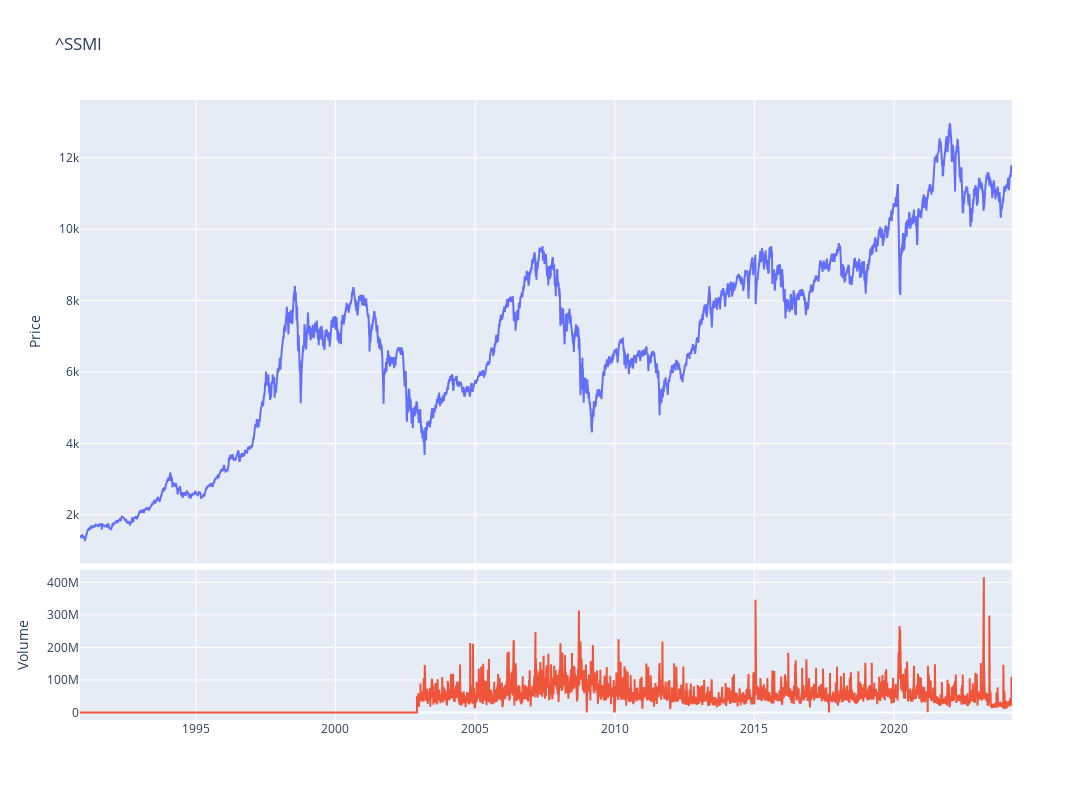

Write notebook code for a chart like this one.
### Code cell
fig = make_subplots(rows=4, cols=1,shared_xaxes=True,vertical_spacing=0.01,specs=[[{'rowspan':3,'colspan':1}],[None],[None],[{'rowspan':1,'colspan':1}]])

# Graph (1,1)
fig.add_trace(go.Scatter(x=stock_ticker.index,y=stock_ticker['Adj Close'],mode="lines",name=f"{ticker}"),row=1, col=1)
# Update xaxis properties
fig.update_yaxes(title_text="Price", row=1, col=1)

# Graph (4,1)
fig.add_trace(go.Scatter(x=stock_ticker.index,y=stock_ticker['Volume'],mode="lines",name='Volume'),row=4, col=1)
fig.update_yaxes(title_text="Volume", row=4, col=1)

fig.update_layout(height=800, width=1300,showlegend=False,title=f"{ticker}")

fig.show()

### Figure 1 — Plotly figure (JSON) as saved in the notebook; plotly's stock layout.template omitted (floating-point values rounded to 4 significant figures; data arrays with more than 128 entries replaced by an {"elided": "..."} marker saying what was removed)
{"data": [{"mode": "lines", "name": "^SSMI", "type": "scatter", "x": {"elided": "8383 str values"}, "xaxis": "x", "y": {"elided": "8383 float values"}, "yaxis": "y"}, {"mode": "lines", "name": "Volume", "type": "scatter", "x": {"elided": "8383 str values"}, "xaxis": "x2", "y": {"elided": "8383 int values"}, "yaxis": "y2"}], "layout": {"height": 800, "showlegend": false, "title": {"text": "^SSMI"}, "width": 1300, "xaxis": {"anchor": "y", "domain": [0, 1], "matches": "x2", "showticklabels": false}, "xaxis2": {"anchor": "y2", "domain": [0, 1]}, "yaxis": {"anchor": "x", "domain": [0.2525, 1], "title": {"text": "Price"}}, "yaxis2": {"anchor": "x2", "domain": [0, 0.2425], "title": {"text": "Volume"}}}}
